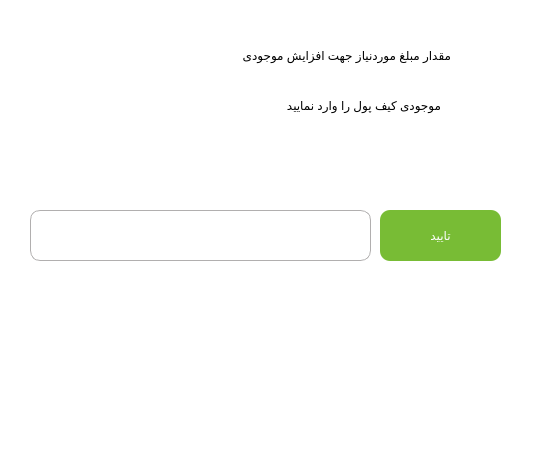
<?xml version="1.0" encoding="UTF-8"?>
<ui version="4.0">
 <class>Dialog</class>
 <widget class="QDialog" name="Dialog">
  <property name="geometry">
   <rect>
    <x>0</x>
    <y>0</y>
    <width>533</width>
    <height>459</height>
   </rect>
  </property>
  <property name="windowTitle">
   <string>Dialog</string>
  </property>
  <property name="styleSheet">
   <string notr="true">background-color:#fff</string>
  </property>
  <widget class="QLabel" name="label_5">
   <property name="geometry">
    <rect>
     <x>80</x>
     <y>30</y>
     <width>371</width>
     <height>51</height>
    </rect>
   </property>
   <property name="styleSheet">
    <string notr="true">font: 20pt &quot;B narm&quot;;</string>
   </property>
   <property name="text">
    <string>مقدار مبلغ موردنیاز جهت افزایش موجودی</string>
   </property>
  </widget>
  <widget class="QLabel" name="label_6">
   <property name="geometry">
    <rect>
     <x>80</x>
     <y>80</y>
     <width>361</width>
     <height>51</height>
    </rect>
   </property>
   <property name="styleSheet">
    <string notr="true">font: 20pt &quot;B narm&quot;;</string>
   </property>
   <property name="text">
    <string>موجودی کیف پول را وارد نمایید</string>
   </property>
  </widget>
  <widget class="QLineEdit" name="balance_input">
   <property name="geometry">
    <rect>
     <x>30</x>
     <y>210</y>
     <width>341</width>
     <height>51</height>
    </rect>
   </property>
   <property name="styleSheet">
    <string notr="true">#balance_input{
border : 1px solid #b1afaf;
border-radius : 10%;
font: 12pt &quot;Century Gothic&quot;;
}
#balance_input:focus{
border : 1px solid #df2569;
}</string>
   </property>
  </widget>
  <widget class="QPushButton" name="confirmBalance_btn">
   <property name="geometry">
    <rect>
     <x>380</x>
     <y>210</y>
     <width>121</width>
     <height>51</height>
    </rect>
   </property>
   <property name="cursor">
    <cursorShape>PointingHandCursor</cursorShape>
   </property>
   <property name="styleSheet">
    <string notr="true">#confirmBalance_btn{
border-radius : 10%;
background-color: #78bc35;
color : #fff;
font: 12pt &quot;IRANSans&quot;;
}</string>
   </property>
   <property name="text">
    <string>تایید</string>
   </property>
  </widget>
  <widget class="QLabel" name="okBalance_lbl">
   <property name="geometry">
    <rect>
     <x>50</x>
     <y>340</y>
     <width>421</width>
     <height>61</height>
    </rect>
   </property>
   <property name="text">
    <string/>
   </property>
   <property name="pixmap">
    <pixmap>../Tools/imgs/okBalance.jpg</pixmap>
   </property>
  </widget>
  <widget class="QLabel" name="wrongEmptyBalance_lbl">
   <property name="geometry">
    <rect>
     <x>50</x>
     <y>340</y>
     <width>421</width>
     <height>61</height>
    </rect>
   </property>
   <property name="text">
    <string/>
   </property>
   <property name="pixmap">
    <pixmap>../Tools/imgs/wrongEmptyBalance.jpg</pixmap>
   </property>
  </widget>
  <widget class="QLabel" name="wrongJustNumber_lbl">
   <property name="geometry">
    <rect>
     <x>50</x>
     <y>340</y>
     <width>421</width>
     <height>61</height>
    </rect>
   </property>
   <property name="text">
    <string/>
   </property>
   <property name="pixmap">
    <pixmap>../Tools/imgs/wrongJustNumber.jpg</pixmap>
   </property>
  </widget>
 </widget>
 <resources/>
 <connections/>
</ui>
